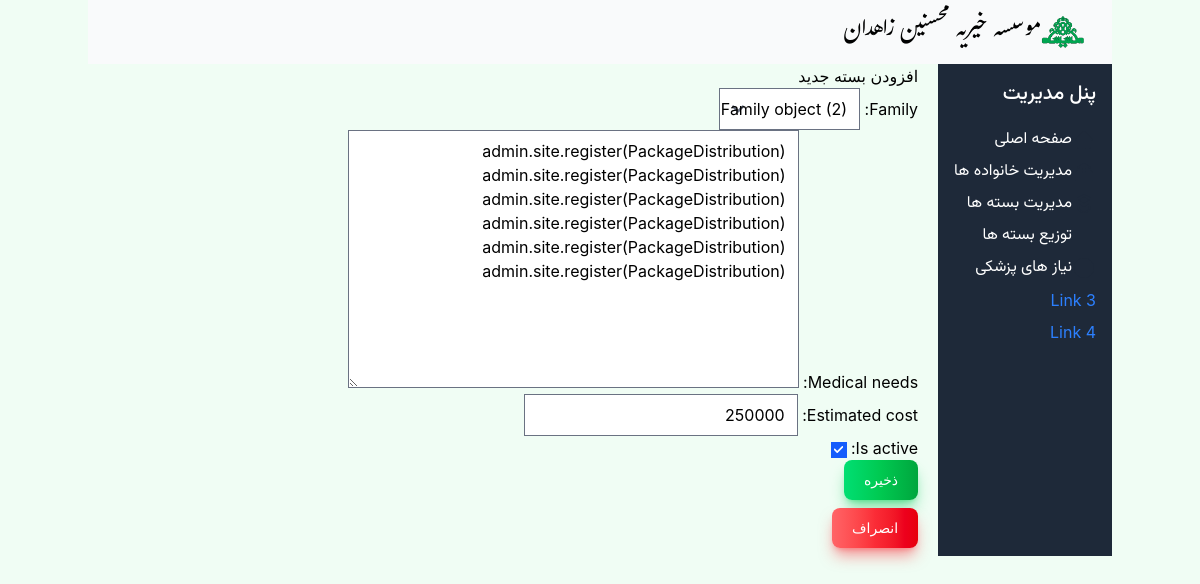
Page /medicalaids/1/update on the committed database.
### Mohsenin/models.py (models this page shows, shortened)
class MedicalAid(models.Model):
    family = models.ForeignKey(Family, on_delete=models.CASCADE)
    medical_needs = models.TextField()
    estimated_cost = models.DecimalField(max_digits=10, decimal_places=0)
    is_active = models.BooleanField(default=True)

### Mohsenin/views.py (the view, shortened to what this page needs)
# urls.py: path("medicalaids/<int:pk>/update", views.MedicalAidUpdateView.as_view(), name="medicalaid_update"),
class MedicalAidUpdateView(UpdateView):
    template_name = "Medicalaid/medicalaid_form.html"
    model = MedicalAid
    form_class = MedicalAidForm

### Mohsenin/forms.py
class MedicalAidForm(forms.ModelForm):
    class Meta:
        model = MedicalAid
        fields = "__all__"

### Mohsenin/templates/Medicalaid/medicalaid_form.html (shortened to what this page needs)
{% extends "base.html" %}
{% block content %}
<h2>{% if dist %}ویرایش بسته{% else %}افزودن بسته جدید{% endif %}</h2>
<form method="post">
    {{ form.as_p }}
    <button type="submit" class="text-white bg-gradient-to-r from-green-400 via-green-500 to-green-600 hover:bg-gradient-to-br focus:ring-4 focus:outline-none focus:ring-green-300 dark:focus:ring-green-800 shadow-lg shadow-green-500/50 dark:shadow-lg dark:shadow-green-800/80 font-medium rounded-lg text-sm px-5 py-2.5 text-center me-2 mb-2">ذخیره</button>
</form>
<a href="{% url 'medicalaid_list' %}"><button class="text-white bg-gradient-to-r from-red-400 via-red-500 to-red-600 hover:bg-gradient-to-br focus:ring-4 focus:outline-none focus:ring-red-300 dark:focus:ring-red-800 shadow-lg shadow-red-500/50 dark:shadow-lg dark:shadow-red-800/80 font-medium rounded-lg text-sm px-5 py-2.5 text-center me-2 mb-2">انصراف</button></a>
{% endblock %}

### rows in the picture
MedicalAid: family "Family object (2)", medical_needs "admin.site.register(PackageDistribution) admin.site.register(PackageDistribution) admin.site.register(PackageDistribution) admin.site.register(PackageDistribution) admin.site.register(PackageDistribution) admin.site.register(PackageDistribution)", estimated_cost "250000", is_active "☑"
